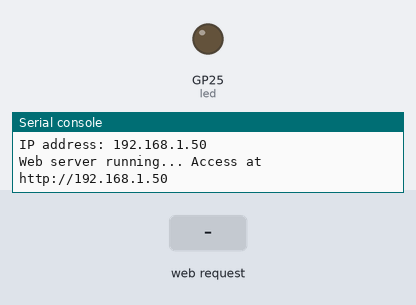
A program run on a simulated Raspberry Pi Pico running MicroPython. Parts: output pins drawn as LEDs (lit = HIGH), the last lines printed to the serial console. The inputs (shaded band) are chosen by the test bench. WiFi joins after 1.5 s.

Above: at 3.2 s.
3.3 s: HTTP request GET /?led=on received
At 4.2 s:
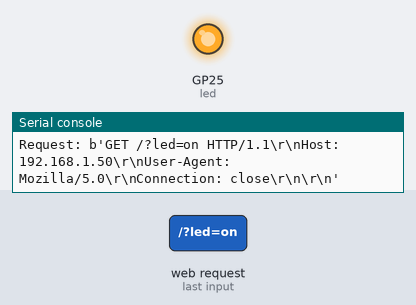
4.8 s: HTTP request GET /?led=off received
At 5.3 s:
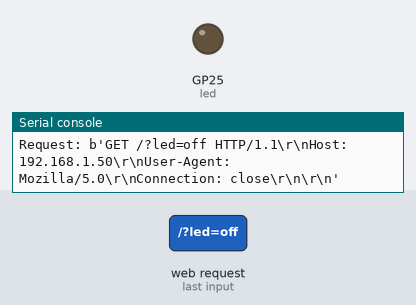
Timing chart, 0 to 7.8 s (numbered marks = the images above; inputs shaded):
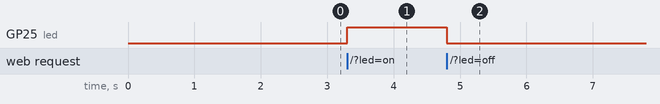

Measured:
- after the input at 3.3 s, GP25 (led): LOW → HIGH at once
- after the input at 4.8 s, GP25 (led): HIGH → LOW at once

The program:

main_Wifi_LED_Control_improved.py
```python
import network
import socket
import machine
import time
import gc

# WiFi credentials
ssid = 'YOUR_WIFI_SSID'
password = 'YOUR_WIFI_PASSWORD'

# Connect to WiFi with retry logic
def connect_wifi():
    wlan = network.WLAN(network.STA_IF)
    wlan.active(True)
    if not wlan.isconnected():
        print('Connecting to network...')
        wlan.connect(ssid, password)
        retry = 0
        while not wlan.isconnected() and retry < 10:
            retry += 1
            time.sleep(1)
            print('.', end='')
    if wlan.isconnected():
        print('\nConnected!')
        print('IP address:', wlan.ifconfig()[0])
        return wlan
    else:
        print('\nFailed to connect.')
        return None

wlan = connect_wifi()
if wlan is None:
    raise RuntimeError("WiFi connection failed.")

# Set up LED
led = machine.Pin("LED", machine.Pin.OUT)

# Nicer HTML with simple CSS
html = """<!DOCTYPE html>
<html>
<head>
  <title>Pico W LED Control</title>
  <style>
    body {{ font-family: Arial; text-align: center; margin-top: 50px; }}
    button {{ font-size: 24px; padding: 20px 40px; margin: 20px; }}
    h1 {{ color: #333; }}
  </style>
</head>
<body>
  <h1>Pico W LED Control</h1>
  <p>LED is currently: <strong>{}</strong></p>
  <form action="/" method="get">
    <button name="led" value="on">Turn ON</button>
    <button name="led" value="off">Turn OFF</button>
  </form>
</body>
</html>"""

# Start server
addr = socket.getaddrinfo('0.0.0.0', 80)[0][-1]
server = socket.socket()
server.bind(addr)
server.listen(1)
print("Web server running... Access at http://{}".format(wlan.ifconfig()[0]))

while True:
    try:
        client, addr = server.accept()
        print("Client connected from", addr)
        request = client.recv(1024)
        request = str(request)
        print("Request:", request)

        led_state = "OFF"
        if '/?led=on' in request:
            led.value(1)
            led_state = "ON"
        elif '/?led=off' in request:
            led.value(0)
            led_state = "OFF"

        response = html.format(led_state)
        client.send('HTTP/1.1 200 OK\r\n')
        client.send('Content-Type: text/html\r\n')
        client.send('Connection: close\r\n\r\n')
        client.sendall(response)
        client.close()
        gc.collect()  # Clean up memory

    except Exception as e:
        print("Error:", e)
        client.close()
```
